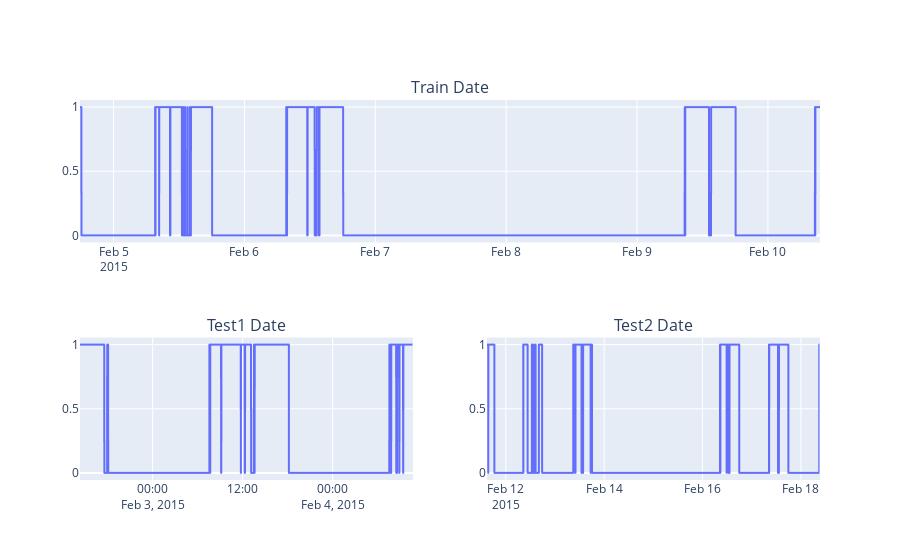

Write notebook code for a chart like this one.
### Markdown cell above
The variable date is not a numeric variable. We going to analyse their behaviour to propose a transformation of this variable to a numeric variable.

### Code cell
figures = [ px.line(train, x='date', y="Occupancy",
                 width=800, height=400),
            px.line(test1, x='date', y="Occupancy",
                 width=800, height=400),
            px.line(test2, x='date', y="Occupancy",
                         width=800, height=400) ]

fig = make_subplots(rows=2, cols=2,
                    specs=[[{"colspan": 2}, None],[{}, {}]],
                    subplot_titles=("Train Date","Test1 Date", "Test2 Date")) 

fig.append_trace(figures[0]["data"][trace], row=1, col=1)
fig.append_trace(figures[1]["data"][trace], row=2, col=1)
fig.append_trace(figures[2]["data"][trace], row=2, col=2)

fig.show()

### Figure 1 — Plotly figure (JSON) as saved in the notebook; plotly's stock layout.template omitted (floating-point values rounded to 4 significant figures; data arrays with more than 128 entries replaced by an {"elided": "..."} marker saying what was removed)
{"data": [{"hovertemplate": "date=%{x}<br>Occupancy=%{y}<extra></extra>", "legendgroup": "", "line": {"color": "#636efa", "dash": "solid"}, "marker": {"symbol": "circle"}, "mode": "lines", "name": "", "showlegend": false, "type": "scattergl", "x": {"elided": "8143 str values"}, "xaxis": "x", "y": {"elided": "8143 int values"}, "yaxis": "y"}, {"hovertemplate": "date=%{x}<br>Occupancy=%{y}<extra></extra>", "legendgroup": "", "line": {"color": "#636efa", "dash": "solid"}, "marker": {"symbol": "circle"}, "mode": "lines", "name": "", "showlegend": false, "type": "scattergl", "x": {"elided": "2665 str values"}, "xaxis": "x2", "y": {"elided": "2665 int values"}, "yaxis": "y2"}, {"hovertemplate": "date=%{x}<br>Occupancy=%{y}<extra></extra>", "legendgroup": "", "line": {"color": "#636efa", "dash": "solid"}, "marker": {"symbol": "circle"}, "mode": "lines", "name": "", "showlegend": false, "type": "scattergl", "x": {"elided": "9752 str values"}, "xaxis": "x3", "y": {"elided": "9752 int values"}, "yaxis": "y3"}], "layout": {"annotations": [{"font": {"size": 16}, "showarrow": false, "text": "Train Date", "x": 0.5, "xanchor": "center", "xref": "paper", "y": 1, "yanchor": "bottom", "yref": "paper"}, {"font": {"size": 16}, "showarrow": false, "text": "Test1 Date", "x": 0.225, "xanchor": "center", "xref": "paper", "y": 0.375, "yanchor": "bottom", "yref": "paper"}, {"font": {"size": 16}, "showarrow": false, "text": "Test2 Date", "x": 0.775, "xanchor": "center", "xref": "paper", "y": 0.375, "yanchor": "bottom", "yref": "paper"}], "autosize": true, "xaxis": {"anchor": "y", "autorange": true, "domain": [0, 1], "range": ["2015-02-04 17:51", "2015-02-10 09:33"], "type": "date"}, "xaxis2": {"anchor": "y2", "autorange": true, "domain": [0, 0.45], "range": ["2015-02-02 14:19", "2015-02-04 10:43"], "type": "date"}, "xaxis3": {"anchor": "y3", "autorange": true, "domain": [0.55, 1], "range": ["2015-02-11 14:48", "2015-02-18 09:19"], "type": "date"}, "yaxis": {"anchor": "x", "autorange": true, "domain": [0.625, 1], "range": [-0.05556, 1.056], "type": "linear"}, "yaxis2": {"anchor": "x2", "autorange": true, "domain": [0, 0.375], "range": [-0.05556, 1.056], "type": "linear"}, "yaxis3": {"anchor": "x3", "autorange": true, "domain": [0, 0.375], "range": [-0.05556, 1.056], "type": "linear"}}}
